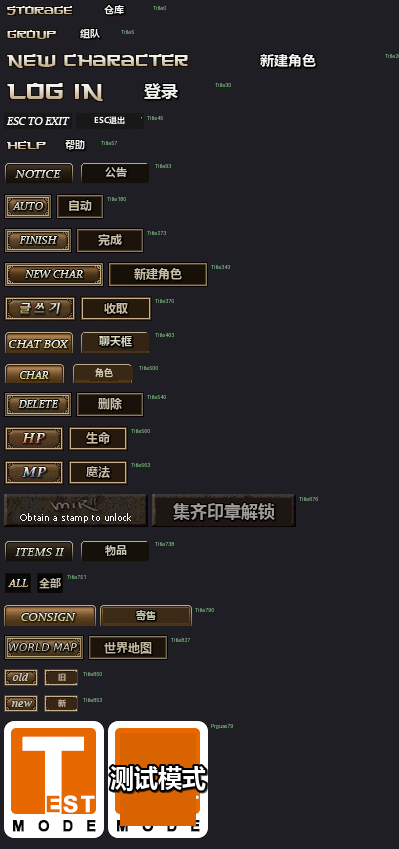
#> input picture research/tools/zh-sample.png, 798 x 1698 px (shown at 1/2 size)
$ python button_maker.py zh-sample.png btn-compare.png btn-compare.png
#> lines starting #> are read from the running program, lines starting #| are printed output that depends on the picture
# -*- coding: utf-8 -*-
"""Rebuild a text-button frame as a Chinese button, keeping size / palette.

Two kinds of source frames:
  A) transparent-background text (STORAGE / GUILD / LOG IN / Exp.)
     -> render only the glyphs, transparent bg, keep the foreground colour
  B) framed buttons (BUY / CRAFT / ITEMS II)
     -> keep the original frame + shading, wipe the interior text, write Chinese
"""
import io, sys, os
from PIL import Image, ImageDraw, ImageFont
import numpy as np

if __name__ == '__main__' and (sys.stdout.encoding or '').lower() != 'utf-8':
    sys.stdout = io.TextIOWrapper(sys.stdout.buffer, encoding='utf-8')

FONT_CANDIDATES = [
    r'C:\Windows\Fonts\msyhbd.ttc',
    r'C:\Windows\Fonts\msyh.ttc',
    r'C:\Windows\Fonts\simhei.ttf',
    r'C:\Windows\Fonts\simsun.ttc',
]


def load_font(size):
    for p in FONT_CANDIDATES:
        if os.path.exists(p):
            try:
                return ImageFont.truetype(p, size)
            except Exception:
                continue
    return ImageFont.load_default()


def analyse(im):
    arr = np.array(im)
    alpha = arr[:, :, 3]
    h, w = alpha.shape
    # a framed button is mostly opaque; bare text frames are mostly transparent
    opaque_ratio = float((alpha > 200).mean())
    transparent = opaque_ratio < 0.65
    rgb = arr[:, :, :3].reshape(-1, 3).astype(np.int32)
    vis = rgb[alpha.reshape(-1) > 128]
    if len(vis) == 0:
        return transparent, (40, 40, 40), (220, 180, 90)
    lum = vis.sum(axis=1)
    order = np.argsort(lum)
    bg = vis[order[:max(1, len(order) * 35 // 100)]].mean(axis=0)
    fg = vis[order[-max(1, len(order) * 10 // 100):]].mean(axis=0)
    return transparent, tuple(int(v) for v in bg), tuple(int(v) for v in fg)


def remake(src, text, out, fg_override=None, bg_override=None, scale=1.0):
#> called with src = 'zh-sample.png', text = 'btn-compare.png', out = 'btn-compare.png', scale = 1
    im = Image.open(src).convert('RGBA')
    w, h = im.size
#> w = 798; h = 1698
    transparent, bg, fg = analyse(im)
#> in analyse, `alpha = arr[:, :, 3]`: alpha: shape (1698, 798); every value is 255
#> in analyse, `opaque_ratio = float((alpha > 200).mean())`: opaque_ratio = 1
#> in analyse, `transparent = opaque_ratio < 0.65`: transparent = False
#> in analyse, `bg = vis[order[:max(1, len(order) * 35 // 100)]].mean(axis=0)`: bg = [28.19, 26.7, 29.83]
#> in analyse, `fg = vis[order[-max(1, len(order) * 10 // 100):]].mean(axis=0)`: fg = [213.1, 178.8, 144.3]
#> transparent = False; bg = (28, 26, 29); fg = (213, 178, 144)
    if fg_override:
        fg = fg_override
    if bg_override:
        bg = bg_override

    if transparent:
        base = Image.new('RGBA', (w, h), (0, 0, 0, 0))
    else:
        # keep the outer 2px frame ring intact, wipe the interior with bg
        base = im.copy()
        d = ImageDraw.Draw(base)
        inset = max(3, min(w, h) // 8) if min(w, h) > 14 else 2
#> inset = 99
        d.rectangle([inset, inset, w - 1 - inset, h - 1 - inset], fill=bg + (255,))

    d = ImageDraw.Draw(base)
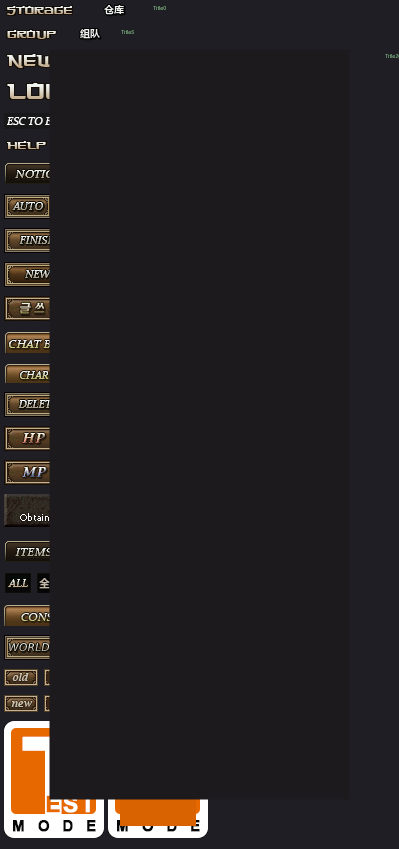
#> base: PIL image 798x1698 RGBA (shown at 1/2 size); mean R, G, B, A 39, 35, 35.9, 255
    pad = 0 if transparent else 4
#> pad = 4
    max_w = max(4, w - pad)
#> max_w = 794
    max_h = max(6, h - pad)
#> max_h = 1694
    # glyph height: framed buttons keep breathing room, bare text can be big
    target = int((h * (0.55 if not transparent else 0.88)) * scale)
#> target = 933
    # width fit preferred over height fit for CJK
    size = max(target, 8)
#> size = 933
    while size > 6:
        f = load_font(size)
        bbox = d.textbbox((0, 0), text, font=f)
        tw, th = bbox[2] - bbox[0], bbox[3] - bbox[1]
        if tw <= max_w and th <= max_h:
            break
        size -= 1
#> this loop made 1 pass
#> (bbox, tw, th) on pass 1: ((0, 2, 80, 12), 80, 10)
#> after the loop, size = 933
    f = load_font(size)
    bbox = d.textbbox((0, 0), text, font=f)
    tw, th = bbox[2] - bbox[0], bbox[3] - bbox[1]
    tx = (w - tw) // 2 - bbox[0]
#> tx = 359
    ty = (h - th) // 2 - bbox[1]
#> ty = 842
    stroke = 0 if size < 10 else max(1, size // 10)
#> stroke = 93

    # shadow for legibility, then glyphs
    if stroke:
        sh = Image.new('RGBA', (w, h), (0, 0, 0, 0))
#> sh: PIL image 798x1698 RGBA; every value is 0
        ds = ImageDraw.Draw(sh)
        ds.text((tx + 1, ty + 1), text, font=f, fill=(0, 0, 0, 150),
                stroke_width=stroke, stroke_fill=(0, 0, 0, 150))
        base = Image.alpha_composite(base, sh)
        d = ImageDraw.Draw(base)
    d.text((tx, ty), text, font=f, fill=fg + (255,),
           stroke_width=stroke, stroke_fill=(0, 0, 0, 255) if stroke else None)
    base.save(out)
    return dict(size=(w, h), transparent=transparent, fg=fg, bg=bg, font=size, stroke=stroke)


def remake_card(src, lines, out, fill=(238, 108, 20, 255), radius=8):
    """Rebuild a full card/icon frame (e.g. the TEST MODE sticker) from scratch."""
    im = Image.open(src).convert('RGBA')
    w, h = im.size
    base = Image.new('RGBA', (w, h), (0, 0, 0, 0))
    d = ImageDraw.Draw(base)
    d.rounded_rectangle([2, 2, w - 3, h - 3], radius=radius, fill=fill,
                        outline=(255, 255, 255, 255), width=3)
    n = len(lines)
    for i, line in enumerate(lines):
        size = int(h / n * 0.55)
        while size > 6:
            f = load_font(size)
            bbox = d.textbbox((0, 0), line, font=f)
            if bbox[2] - bbox[0] <= w - 12:
                break
            size -= 1
        f = load_font(size)
        bbox = d.textbbox((0, 0), line, font=f)
        tw, th = bbox[2] - bbox[0], bbox[3] - bbox[1]
        tx = (w - tw) // 2 - bbox[0]
        ty = int(h / n * i + (h / n - th) / 2) - bbox[1]
        d.text((tx, ty), line, font=f, fill=(255, 255, 255, 255))
    base.save(out)
    return dict(size=(w, h), lines=lines)


if __name__ == '__main__':
    src, text, out = sys.argv[1], sys.argv[2], sys.argv[3]
    print(remake(src, text, out))

$ run again, on research/tools/btn-compare2.png
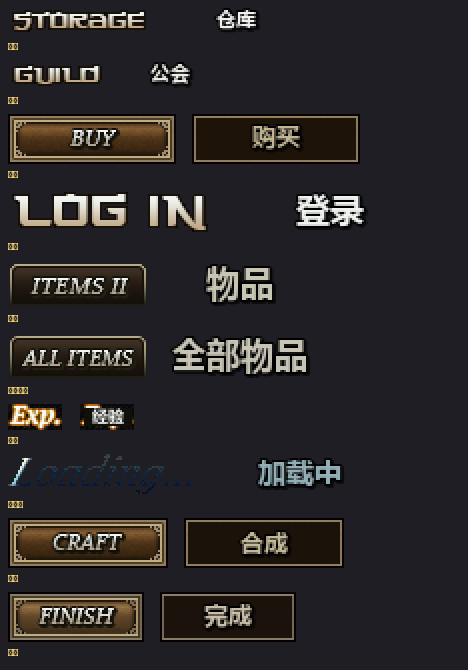
#> input picture research/tools/btn-compare2.png, 468 x 670 px
#> alpha: shape (670, 468); every value is 255
#> opaque_ratio = 1
#> in analyse, `transparent = opaque_ratio < 0.65`: transparent = False
#> in analyse, `bg = vis[order[:max(1, len(order) * 35 // 100)]].mean(axis=0)`: bg = [26.55, 24.19, 25.64]
#> in analyse, `fg = vis[order[-max(1, len(order) * 10 // 100):]].mean(axis=0)`: fg = [164.7, 154.7, 133.4]
#> in remake, `transparent, bg, fg = analyse(im)`: transparent = False; bg = (26, 24, 25); fg = (164, 154, 133)
#> in remake, `d = ImageDraw.Draw(base)`:
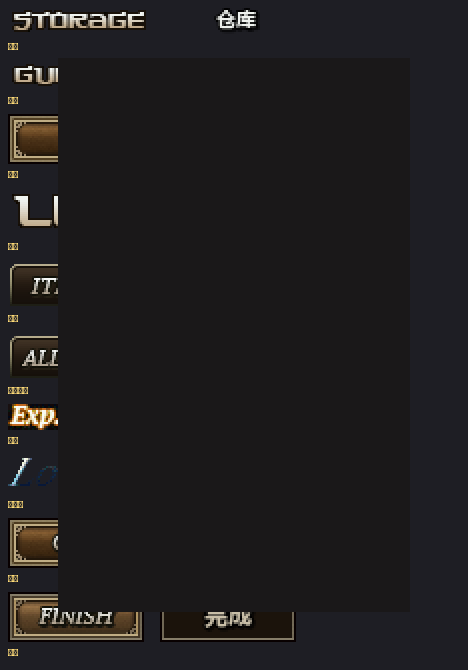
#> base: PIL image 468x670 RGBA; mean R, G, B, A 32.1, 30, 31, 255
#> pad = 4
#> max_w = 464
#> max_h = 666
#> target = 368
#> the loop in remake, `while size > 6:` made 1 pass
#> (bbox, tw, th) on pass 1: ((0, 2, 86, 12), 86, 10)
#> tx = 191
#> ty = 328
#> stroke = 36
#> sh: PIL image 468x670 RGBA; every value is 0
